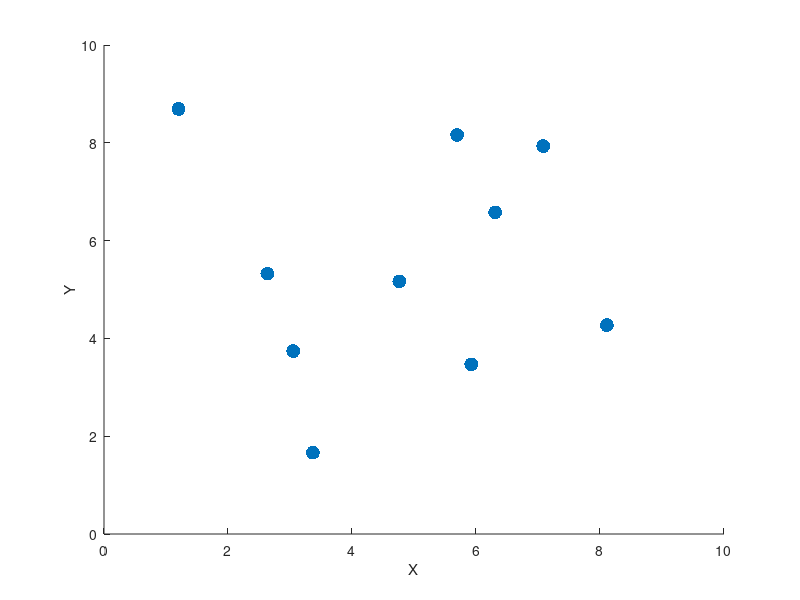

MATLAB code for this plot: (Note: this script raises an error after producing the figure.)
%plan:
%- 10 for numPoints, xRange, yRange if no input
%- points must be even
%- make random points
%- make graph with points
%- make all possible pairings (brute force) with helper function
%- write the helper function that generates all unique pairings (brute force) recursively
%- look through each set made (brute force) and find max total distance
%- display pairs + max total distance
%- show the best pairings on graph

function bestPairs = bruteForce(numPoints, xRange, yRange)
    if nargin < 1
        numPoints = 10; %10 for numPoints, xRange, yRange if no input
        xRange = 10;
        yRange = 10;
    elseif mod(numPoints, 2) ~= 0 %points must be even
        error('numPoints must be even');
    end
    
    %make random points
    x = rand(1, numPoints) * xRange;
    y = rand(1, numPoints) * yRange;
    points = [x; y]';
    disp('Random Points');
    disp(points);
    
    %make graph with points
    figure;
    scatter(x, y, 100, 'filled');
    xlabel('X');
    ylabel('Y');
    title(num2str(numPoints), ' Random Points with Brute Force Pairing');
    xlim([0 10]);
    ylim([0 10]);
    grid on;
    hold on;
    
    %make all possible pairings (brute force) with helper function
    pointIndices = 1:numPoints;
    pairings = makePairings(pointIndices);
    maxTotDist = -inf;
    bestPairs = [];

    %look through each set made (brute force) and find max total distance
    for i = 1:length(pairings)
        pairingSet = pairings{i}; 
        %pairings has [Set 1], [Set 2], etc. which we got from makeParings
        %pairing set is [Set i] = [1 3; 2 5; 4 6], for example
        totDist = 0;
        %tot dist for this pairing set
        for j = 1:size(pairingSet, 1) %[1 3; 2 5; 4 6] = 3 loops
            idx1 = pairingSet(j, 1); %[1 3] => 1
            idx2 = pairingSet(j, 2); %[1 3] => 3
            p1 = points(idx1, :); %1 => p1 = [2.5, 4.0]
            p2 = points(idx2, :); %3 => p2 = [5.7, 7.8]
            dist = norm(p1 - p2); %sqrt((x1-x2)^2+(y1-y^2))
            totDist = totDist + dist;
        end
        %update best pairing
        if totDist > maxTotDist
            maxTotDist = totDist;
            bestPairs = pairingSet;
        end
    end

    %display pairs + max total distance
    disp('Best Pairs:');
    disp(bestPairs);
    disp(['Max Total Distance: ', num2str(maxTotDist)]);

    %show the best pairings on graph (lines)
    for j = 1:size(bestPairs, 1)
        idx1 = bestPairs(j, 1);
        idx2 = bestPairs(j, 2);
        plot([points(idx1,1), points(idx2,1)], [points(idx1,2), points(idx2,2)], 'r-', 'LineWidth', 2);
    end
end

%write the helper function that generates all unique pairings (brute force) recursively
function pairings = makePairings(indices) %(n-1)!! ways to form pairs = O(n!!) complexity
    if isempty(indices) %base case
        pairings = {[]};
        return;
    end

    pairings = {};
    first = indices(1);
    for i = 2:length(indices) %loop over all possible choices for pairing with first
        second = indices(i);
        remaining = indices([2:i-1, i+1:end]); %exclude 1 2, get remaining
        subPairings = makePairings(remaining); %all possible pairings with remaining (recursive)
        for j = 1:length(subPairings) %each pair from recursion
            pairing = [[first, second]; subPairings{j}]; %get [1 3; 2 5; 4 6] like example above
            pairings{end+1} = pairing; %save this set to list of all possible pairings [Set 1], [Set 2], etc.
        end
    end
end

%Next: Greedy approach for 10+ points?
